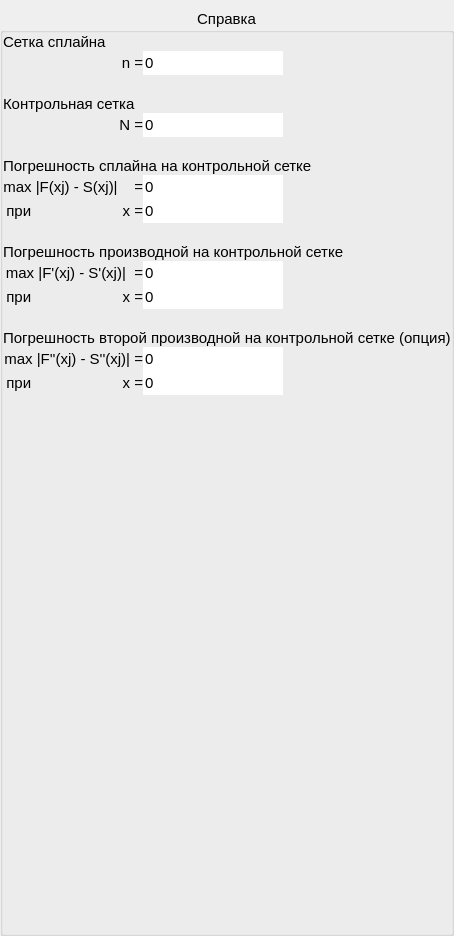
              <widget class="QWidget" name="tab_6">
               <attribute name="title">
                <string>Справка</string>
               </attribute>
               <layout class="QGridLayout" name="gridLayout_27">
                <property name="leftMargin">
                 <number>0</number>
                </property>
                <property name="topMargin">
                 <number>9</number>
                </property>
                <property name="rightMargin">
                 <number>0</number>
                </property>
                <property name="bottomMargin">
                 <number>0</number>
                </property>
                <property name="spacing">
                 <number>0</number>
                </property>
                <item row="0" column="0">
                 <widget class="QGroupBox" name="groupBox_10">
                  <property name="font">
                   <font>
                    <pointsize>11</pointsize>
                   </font>
                  </property>
                  <property name="title">
                   <string>Справка</string>
                  </property>
                  <property name="alignment">
                   <set>Qt::AlignHCenter|Qt::AlignTop</set>
                  </property>
                  <property name="flat">
                   <bool>true</bool>
                  </property>
                  <layout class="QGridLayout" name="gridLayout_8">
                   <property name="leftMargin">
                    <number>0</number>
                   </property>
                   <property name="topMargin">
                    <number>0</number>
                   </property>
                   <property name="rightMargin">
                    <number>0</number>
                   </property>
                   <property name="bottomMargin">
                    <number>0</number>
                   </property>
                   <property name="spacing">
                    <number>0</number>
                   </property>
                   <item row="6" column="0" colspan="4">
                    <widget class="QLabel" name="label_29">
                     <property name="sizePolicy">
                      <sizepolicy hsizetype="Preferred" vsizetype="Preferred">
                       <horstretch>0</horstretch>
                       <verstretch>0</verstretch>
                      </sizepolicy>
                     </property>
                     <property name="font">
                      <font>
                       <pointsize>11</pointsize>
                      </font>
                     </property>
                     <property name="text">
                      <string>Погрешность сплайна на контрольной сетке</string>
                     </property>
                    </widget>
                   </item>
                   <item row="12" column="0">
                    <widget class="QLabel" name="label_22">
                     <property name="sizePolicy">
                      <sizepolicy hsizetype="Preferred" vsizetype="Preferred">
                       <horstretch>0</horstretch>
                       <verstretch>0</verstretch>
                      </sizepolicy>
                     </property>
                     <property name="font">
                      <font>
                       <pointsize>11</pointsize>
                      </font>
                     </property>
                     <property name="text">
                      <string>при                      x =</string>
                     </property>
                     <property name="alignment">
                      <set>Qt::AlignRight|Qt::AlignTrailing|Qt::AlignVCenter</set>
                     </property>
                    </widget>
                   </item>
                   <item row="10" column="0" colspan="4">
                    <widget class="QLabel" name="label_21">
                     <property name="sizePolicy">
                      <sizepolicy hsizetype="Preferred" vsizetype="Preferred">
                       <horstretch>0</horstretch>
                       <verstretch>0</verstretch>
                      </sizepolicy>
                     </property>
                     <property name="font">
                      <font>
                       <pointsize>11</pointsize>
                      </font>
                     </property>
                     <property name="text">
                      <string>Погрешность производной на контрольной сетке</string>
                     </property>
                    </widget>
                   </item>
                   <item row="16" column="1" colspan="2">
                    <widget class="QLineEdit" name="testxSecDerSComp">
                     <property name="sizePolicy">
                      <sizepolicy hsizetype="Fixed" vsizetype="Minimum">
                       <horstretch>15</horstretch>
                       <verstretch>0</verstretch>
                      </sizepolicy>
                     </property>
                     <property name="minimumSize">
                      <size>
                       <width>20</width>
                       <height>0</height>
                      </size>
                     </property>
                     <property name="font">
                      <font>
                       <pointsize>11</pointsize>
                      </font>
                     </property>
                     <property name="text">
                      <string>0</string>
                     </property>
                     <property name="frame">
                      <bool>false</bool>
                     </property>
                     <property name="readOnly">
                      <bool>true</bool>
                     </property>
                    </widget>
                   </item>
                   <item row="1" column="1">
                    <widget class="QLineEdit" name="testnEdit">
                     <property name="sizePolicy">
                      <sizepolicy hsizetype="Fixed" vsizetype="Minimum">
                       <horstretch>15</horstretch>
                       <verstretch>0</verstretch>
                      </sizepolicy>
                     </property>
                     <property name="minimumSize">
                      <size>
                       <width>15</width>
                       <height>0</height>
                      </size>
                     </property>
                     <property name="font">
                      <font>
                       <pointsize>11</pointsize>
                      </font>
                     </property>
                     <property name="text">
                      <string>0</string>
                     </property>
                     <property name="frame">
                      <bool>false</bool>
                     </property>
                     <property name="readOnly">
                      <bool>true</bool>
                     </property>
                    </widget>
                   </item>
                   <item row="11" column="0">
                    <widget class="QLabel" name="label_26">
                     <property name="font">
                      <font>
                       <pointsize>11</pointsize>
                      </font>
                     </property>
                     <property name="text">
                      <string>max |F'(xj) - S'(xj)|  =</string>
                     </property>
                     <property name="alignment">
                      <set>Qt::AlignRight|Qt::AlignTrailing|Qt::AlignVCenter</set>
                     </property>
                    </widget>
                   </item>
                   <item row="14" column="0" colspan="4">
                    <widget class="QLabel" name="label_20">
                     <property name="sizePolicy">
                      <sizepolicy hsizetype="Preferred" vsizetype="Preferred">
                       <horstretch>0</horstretch>
                       <verstretch>0</verstretch>
                      </sizepolicy>
                     </property>
                     <property name="font">
                      <font>
                       <pointsize>11</pointsize>
                      </font>
                     </property>
                     <property name="text">
                      <string>Погрешность второй производной на контрольной сетке (опция)</string>
                     </property>
                    </widget>
                   </item>
                   <item row="0" column="0" colspan="4">
                    <widget class="QLabel" name="label_27">
                     <property name="sizePolicy">
                      <sizepolicy hsizetype="Preferred" vsizetype="Preferred">
                       <horstretch>0</horstretch>
                       <verstretch>0</verstretch>
                      </sizepolicy>
                     </property>
                     <property name="font">
                      <font>
                       <pointsize>11</pointsize>
                      </font>
                     </property>
                     <property name="text">
                      <string>Сетка сплайна</string>
                     </property>
                    </widget>
                   </item>
                   <item row="8" column="1" colspan="2">
                    <widget class="QLineEdit" name="testxSComp">
                     <property name="sizePolicy">
                      <sizepolicy hsizetype="Fixed" vsizetype="Minimum">
                       <horstretch>15</horstretch>
                       <verstretch>0</verstretch>
                      </sizepolicy>
                     </property>
                     <property name="minimumSize">
                      <size>
                       <width>20</width>
                       <height>0</height>
                      </size>
                     </property>
                     <property name="font">
                      <font>
                       <pointsize>11</pointsize>
                      </font>
                     </property>
                     <property name="text">
                      <string>0</string>
                     </property>
                     <property name="frame">
                      <bool>false</bool>
                     </property>
                     <property name="readOnly">
                      <bool>true</bool>
                     </property>
                    </widget>
                   </item>
                   <item row="4" column="0">
                    <widget class="QLabel" name="label_24">
                     <property name="font">
                      <font>
                       <pointsize>11</pointsize>
                      </font>
                     </property>
                     <property name="text">
                      <string>N =</string>
                     </property>
                     <property name="alignment">
                      <set>Qt::AlignRight|Qt::AlignTrailing|Qt::AlignVCenter</set>
                     </property>
                    </widget>
                   </item>
                   <item row="2" column="1" colspan="3">
                    <spacer name="horizontalSpacer_14">
                     <property name="orientation">
                      <enum>Qt::Horizontal</enum>
                     </property>
                     <property name="sizeHint" stdset="0">
                      <size>
                       <width>40</width>
                       <height>20</height>
                      </size>
                     </property>
                    </spacer>
                   </item>
                   <item row="7" column="0">
                    <widget class="QLabel" name="label_30">
                     <property name="font">
                      <font>
                       <pointsize>11</pointsize>
                      </font>
                     </property>
                     <property name="text">
                      <string>max |F(xj) - S(xj)|    =</string>
                     </property>
                     <property name="alignment">
                      <set>Qt::AlignRight|Qt::AlignTrailing|Qt::AlignVCenter</set>
                     </property>
                    </widget>
                   </item>
                   <item row="17" column="1">
                    <spacer name="verticalSpacer_9">
                     <property name="orientation">
                      <enum>Qt::Vertical</enum>
                     </property>
                     <property name="sizeHint" stdset="0">
                      <size>
                       <width>20</width>
                       <height>538</height>
                      </size>
                     </property>
                    </spacer>
                   </item>
                   <item row="7" column="1" colspan="2">
                    <widget class="QLineEdit" name="testSComp">
                     <property name="sizePolicy">
                      <sizepolicy hsizetype="Fixed" vsizetype="Minimum">
                       <horstretch>15</horstretch>
                       <verstretch>0</verstretch>
                      </sizepolicy>
                     </property>
                     <property name="minimumSize">
                      <size>
                       <width>20</width>
                       <height>0</height>
                      </size>
                     </property>
                     <property name="font">
                      <font>
                       <pointsize>11</pointsize>
                      </font>
                     </property>
                     <property name="text">
                      <string>0</string>
                     </property>
                     <property name="frame">
                      <bool>false</bool>
                     </property>
                     <property name="readOnly">
                      <bool>true</bool>
                     </property>
                    </widget>
                   </item>
                   <item row="15" column="0">
                    <widget class="QLabel" name="label_19">
                     <property name="font">
                      <font>
                       <pointsize>11</pointsize>
                      </font>
                     </property>
                     <property name="text">
                      <string>max |F''(xj) - S''(xj)| =</string>
                     </property>
                     <property name="alignment">
                      <set>Qt::AlignRight|Qt::AlignTrailing|Qt::AlignVCenter</set>
                     </property>
                    </widget>
                   </item>
                   <item row="15" column="1" colspan="2">
                    <widget class="QLineEdit" name="testSecDerSComp">
                     <property name="sizePolicy">
                      <sizepolicy hsizetype="Fixed" vsizetype="Minimum">
                       <horstretch>15</horstretch>
                       <verstretch>0</verstretch>
                      </sizepolicy>
                     </property>
                     <property name="minimumSize">
                      <size>
                       <width>20</width>
                       <height>0</height>
                      </size>
                     </property>
                     <property name="font">
                      <font>
                       <pointsize>11</pointsize>
                      </font>
                     </property>
                     <property name="text">
                      <string>0</string>
                     </property>
                     <property name="frame">
                      <bool>false</bool>
                     </property>
                     <property name="readOnly">
                      <bool>true</bool>
                     </property>
                    </widget>
                   </item>
                   <item row="9" column="0">
                    <spacer name="verticalSpacer_6">
                     <property name="orientation">
                      <enum>Qt::Vertical</enum>
                     </property>
                     <property name="sizeType">
                      <enum>QSizePolicy::Fixed</enum>
                     </property>
                     <property name="sizeHint" stdset="0">
                      <size>
                       <width>20</width>
                       <height>20</height>
                      </size>
                     </property>
                    </spacer>
                   </item>
                   <item row="13" column="0">
                    <spacer name="verticalSpacer_10">
                     <property name="orientation">
                      <enum>Qt::Vertical</enum>
                     </property>
                     <property name="sizeType">
                      <enum>QSizePolicy::Fixed</enum>
                     </property>
                     <property name="sizeHint" stdset="0">
                      <size>
                       <width>20</width>
                       <height>20</height>
                      </size>
                     </property>
                    </spacer>
                   </item>
                   <item row="12" column="1" colspan="2">
                    <widget class="QLineEdit" name="testxDerSComp">
                     <property name="sizePolicy">
                      <sizepolicy hsizetype="Fixed" vsizetype="Minimum">
                       <horstretch>15</horstretch>
                       <verstretch>0</verstretch>
                      </sizepolicy>
                     </property>
                     <property name="minimumSize">
                      <size>
                       <width>20</width>
                       <height>0</height>
                      </size>
                     </property>
                     <property name="font">
                      <font>
                       <pointsize>11</pointsize>
                      </font>
                     </property>
                     <property name="text">
                      <string>0</string>
                     </property>
                     <property name="frame">
                      <bool>false</bool>
                     </property>
                     <property name="readOnly">
                      <bool>true</bool>
                     </property>
                    </widget>
                   </item>
                   <item row="1" column="0">
                    <widget class="QLabel" name="label_25">
                     <property name="font">
                      <font>
                       <pointsize>11</pointsize>
                      </font>
                     </property>
                     <property name="text">
                      <string>n =</string>
                     </property>
                     <property name="alignment">
                      <set>Qt::AlignRight|Qt::AlignTrailing|Qt::AlignVCenter</set>
                     </property>
                    </widget>
                   </item>
                   <item row="11" column="1" colspan="2">
                    <widget class="QLineEdit" name="testDerSComp">
                     <property name="sizePolicy">
                      <sizepolicy hsizetype="Fixed" vsizetype="Minimum">
                       <horstretch>15</horstretch>
                       <verstretch>0</verstretch>
                      </sizepolicy>
                     </property>
                     <property name="minimumSize">
                      <size>
                       <width>20</width>
                       <height>0</height>
                      </size>
                     </property>
                     <property name="font">
                      <font>
                       <pointsize>11</pointsize>
                      </font>
                     </property>
                     <property name="text">
                      <string>0</string>
                     </property>
                     <property name="frame">
                      <bool>false</bool>
                     </property>
                     <property name="readOnly">
                      <bool>true</bool>
                     </property>
                    </widget>
                   </item>
                   <item row="3" column="0" colspan="4">
                    <widget class="QLabel" name="label_28">
                     <property name="sizePolicy">
                      <sizepolicy hsizetype="Ignored" vsizetype="Preferred">
                       <horstretch>0</horstretch>
                       <verstretch>0</verstretch>
                      </sizepolicy>
                     </property>
                     <property name="font">
                      <font>
                       <pointsize>11</pointsize>
                      </font>
                     </property>
                     <property name="text">
                      <string>Контрольная сетка</string>
                     </property>
                    </widget>
                   </item>
                   <item row="8" column="0">
                    <widget class="QLabel" name="label_18">
                     <property name="sizePolicy">
                      <sizepolicy hsizetype="Preferred" vsizetype="Preferred">
                       <horstretch>0</horstretch>
                       <verstretch>0</verstretch>
                      </sizepolicy>
                     </property>
                     <property name="font">
                      <font>
                       <pointsize>11</pointsize>
                      </font>
                     </property>
                     <property name="text">
                      <string>при                      x =</string>
                     </property>
                     <property name="alignment">
                      <set>Qt::AlignRight|Qt::AlignTrailing|Qt::AlignVCenter</set>
                     </property>
                    </widget>
                   </item>
                   <item row="2" column="0">
                    <spacer name="verticalSpacer_7">
                     <property name="orientation">
                      <enum>Qt::Vertical</enum>
                     </property>
                     <property name="sizeType">
                      <enum>QSizePolicy::Fixed</enum>
                     </property>
                     <property name="sizeHint" stdset="0">
                      <size>
                       <width>20</width>
                       <height>20</height>
                      </size>
                     </property>
                    </spacer>
                   </item>
                   <item row="5" column="0">
                    <spacer name="verticalSpacer_8">
                     <property name="orientation">
                      <enum>Qt::Vertical</enum>
                     </property>
                     <property name="sizeType">
                      <enum>QSizePolicy::Fixed</enum>
                     </property>
                     <property name="sizeHint" stdset="0">
                      <size>
                       <width>20</width>
                       <height>20</height>
                      </size>
                     </property>
                    </spacer>
                   </item>
                   <item row="4" column="1" colspan="2">
                    <widget class="QLineEdit" name="testNEdit">
                     <property name="sizePolicy">
                      <sizepolicy hsizetype="Fixed" vsizetype="Minimum">
                       <horstretch>15</horstretch>
                       <verstretch>0</verstretch>
                      </sizepolicy>
                     </property>
                     <property name="minimumSize">
                      <size>
                       <width>20</width>
                       <height>0</height>
                      </size>
                     </property>
                     <property name="font">
                      <font>
                       <pointsize>11</pointsize>
                      </font>
                     </property>
                     <property name="text">
                      <string>0</string>
                     </property>
                     <property name="frame">
                      <bool>false</bool>
                     </property>
                     <property name="readOnly">
                      <bool>true</bool>
                     </property>
                    </widget>
                   </item>
                   <item row="16" column="0">
                    <widget class="QLabel" name="label_23">
                     <property name="sizePolicy">
                      <sizepolicy hsizetype="Preferred" vsizetype="Preferred">
                       <horstretch>0</horstretch>
                       <verstretch>0</verstretch>
                      </sizepolicy>
                     </property>
                     <property name="font">
                      <font>
                       <pointsize>11</pointsize>
                      </font>
                     </property>
                     <property name="text">
                      <string>при                      x =</string>
                     </property>
                     <property name="alignment">
                      <set>Qt::AlignRight|Qt::AlignTrailing|Qt::AlignVCenter</set>
                     </property>
                    </widget>
                   </item>
                  </layout>
                 </widget>
                </item>
               </layout>
              </widget>
